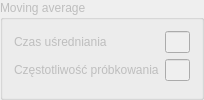
             <widget class="QGroupBox" name="MovingAvarangeGroupBox">
              <property name="enabled">
               <bool>false</bool>
              </property>
              <property name="title">
               <string>Moving average</string>
              </property>
              <layout class="QFormLayout" name="formLayout_3">
               <property name="fieldGrowthPolicy">
                <enum>QFormLayout::AllNonFixedFieldsGrow</enum>
               </property>
               <item row="0" column="0">
                <widget class="QLabel" name="label_47">
                 <property name="text">
                  <string>Czas uśredniania</string>
                 </property>
                </widget>
               </item>
               <item row="0" column="1">
                <widget class="QLineEdit" name="lineEdit_6">
                 <property name="maximumSize">
                  <size>
                   <width>25</width>
                   <height>16777215</height>
                  </size>
                 </property>
                </widget>
               </item>
               <item row="1" column="0">
                <widget class="QLabel" name="label_51">
                 <property name="text">
                  <string>Częstotliwość próbkowania</string>
                 </property>
                </widget>
               </item>
               <item row="1" column="1">
                <widget class="QLineEdit" name="lineEdit_7">
                 <property name="maximumSize">
                  <size>
                   <width>25</width>
                   <height>16777215</height>
                  </size>
                 </property>
                </widget>
               </item>
              </layout>
             </widget>
